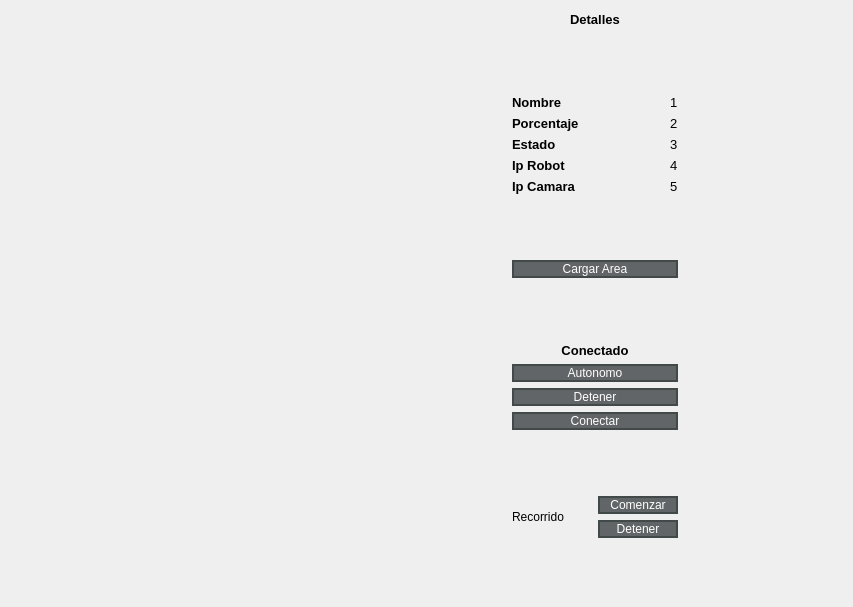
<?xml version="1.0" encoding="UTF-8"?>
<ui version="4.0">
 <class>MainWindow</class>
 <widget class="QMainWindow" name="MainWindow">
  <property name="geometry">
   <rect>
    <x>0</x>
    <y>0</y>
    <width>853</width>
    <height>607</height>
   </rect>
  </property>
  <property name="sizePolicy">
   <sizepolicy hsizetype="Preferred" vsizetype="Preferred">
    <horstretch>0</horstretch>
    <verstretch>0</verstretch>
   </sizepolicy>
  </property>
  <property name="windowTitle">
   <string>MainWindow</string>
  </property>
  <property name="styleSheet">
   <string notr="true">
QPushButton{
	border-radius:10px;
	background-color: rgb(98, 101, 103); 
	font: 12pt &quot;Arial&quot;;
	color: rgb(255, 255, 255);
	border: 2px solid rgb(66, 73, 73);
}

QPushButton:hover{
	border-radius:10px; 
	font: 12pt &quot;Arial&quot;;
	color: rgb(255, 255, 255);
	border: 2px solid rgb(244, 69, 31);
	background-color: rgb(244, 69, 31);
}</string>
  </property>
  <widget class="QWidget" name="centralwidget">
   <layout class="QGridLayout" name="gridLayout">
    <item row="0" column="0">
     <layout class="QHBoxLayout" name="horizontalLayout_8">
      <item>
       <spacer name="horizontalSpacer_5">
        <property name="orientation">
         <enum>Qt::Horizontal</enum>
        </property>
        <property name="sizeHint" stdset="0">
         <size>
          <width>40</width>
          <height>20</height>
         </size>
        </property>
       </spacer>
      </item>
      <item>
       <layout class="QVBoxLayout" name="verticalLayout_8">
        <item>
         <layout class="QVBoxLayout" name="verticalLayout">
          <item>
           <spacer name="verticalSpacer_2">
            <property name="orientation">
             <enum>Qt::Vertical</enum>
            </property>
            <property name="sizeHint" stdset="0">
             <size>
              <width>20</width>
              <height>40</height>
             </size>
            </property>
           </spacer>
          </item>
          <item>
           <layout class="QHBoxLayout" name="horizontalLayout">
            <item>
             <spacer name="horizontalSpacer">
              <property name="orientation">
               <enum>Qt::Horizontal</enum>
              </property>
              <property name="sizeHint" stdset="0">
               <size>
                <width>40</width>
                <height>20</height>
               </size>
              </property>
             </spacer>
            </item>
            <item>
             <widget class="QLabel" name="Camara">
              <property name="text">
               <string/>
              </property>
             </widget>
            </item>
            <item>
             <spacer name="horizontalSpacer_2">
              <property name="orientation">
               <enum>Qt::Horizontal</enum>
              </property>
              <property name="sizeHint" stdset="0">
               <size>
                <width>40</width>
                <height>20</height>
               </size>
              </property>
             </spacer>
            </item>
           </layout>
          </item>
          <item>
           <spacer name="verticalSpacer">
            <property name="orientation">
             <enum>Qt::Vertical</enum>
            </property>
            <property name="sizeHint" stdset="0">
             <size>
              <width>20</width>
              <height>40</height>
             </size>
            </property>
           </spacer>
          </item>
         </layout>
        </item>
        <item>
         <layout class="QVBoxLayout" name="verticalLayout_5">
          <item>
           <spacer name="verticalSpacer_7">
            <property name="orientation">
             <enum>Qt::Vertical</enum>
            </property>
            <property name="sizeHint" stdset="0">
             <size>
              <width>20</width>
              <height>40</height>
             </size>
            </property>
           </spacer>
          </item>
          <item>
           <layout class="QHBoxLayout" name="horizontalLayout_6">
            <item>
             <spacer name="horizontalSpacer_7">
              <property name="orientation">
               <enum>Qt::Horizontal</enum>
              </property>
              <property name="sizeHint" stdset="0">
               <size>
                <width>40</width>
                <height>20</height>
               </size>
              </property>
             </spacer>
            </item>
            <item>
             <widget class="QLabel" name="Mapa">
              <property name="text">
               <string/>
              </property>
             </widget>
            </item>
            <item>
             <spacer name="horizontalSpacer_8">
              <property name="orientation">
               <enum>Qt::Horizontal</enum>
              </property>
              <property name="sizeHint" stdset="0">
               <size>
                <width>40</width>
                <height>20</height>
               </size>
              </property>
             </spacer>
            </item>
           </layout>
          </item>
          <item>
           <spacer name="verticalSpacer_8">
            <property name="orientation">
             <enum>Qt::Vertical</enum>
            </property>
            <property name="sizeHint" stdset="0">
             <size>
              <width>20</width>
              <height>40</height>
             </size>
            </property>
           </spacer>
          </item>
         </layout>
        </item>
       </layout>
      </item>
      <item>
       <spacer name="horizontalSpacer_9">
        <property name="orientation">
         <enum>Qt::Horizontal</enum>
        </property>
        <property name="sizeHint" stdset="0">
         <size>
          <width>40</width>
          <height>20</height>
         </size>
        </property>
       </spacer>
      </item>
      <item>
       <layout class="QVBoxLayout" name="verticalLayout_7">
        <item>
         <layout class="QHBoxLayout" name="horizontalLayout_3">
          <item>
           <spacer name="horizontalSpacer_3">
            <property name="orientation">
             <enum>Qt::Horizontal</enum>
            </property>
            <property name="sizeHint" stdset="0">
             <size>
              <width>40</width>
              <height>20</height>
             </size>
            </property>
           </spacer>
          </item>
          <item>
           <widget class="QLabel" name="Titulo">
            <property name="font">
             <font>
              <pointsize>10</pointsize>
              <weight>75</weight>
              <bold>true</bold>
             </font>
            </property>
            <property name="text">
             <string>Detalles</string>
            </property>
           </widget>
          </item>
          <item>
           <spacer name="horizontalSpacer_4">
            <property name="orientation">
             <enum>Qt::Horizontal</enum>
            </property>
            <property name="sizeHint" stdset="0">
             <size>
              <width>40</width>
              <height>20</height>
             </size>
            </property>
           </spacer>
          </item>
         </layout>
        </item>
        <item>
         <spacer name="verticalSpacer_5">
          <property name="orientation">
           <enum>Qt::Vertical</enum>
          </property>
          <property name="sizeHint" stdset="0">
           <size>
            <width>20</width>
            <height>40</height>
           </size>
          </property>
         </spacer>
        </item>
        <item>
         <layout class="QHBoxLayout" name="horizontalLayout_4">
          <item>
           <layout class="QVBoxLayout" name="verticalLayout_4">
            <item>
             <widget class="QLabel" name="Nombre">
              <property name="font">
               <font>
                <pointsize>10</pointsize>
                <weight>75</weight>
                <bold>true</bold>
               </font>
              </property>
              <property name="text">
               <string>Nombre</string>
              </property>
             </widget>
            </item>
            <item>
             <widget class="QLabel" name="label_2">
              <property name="font">
               <font>
                <pointsize>10</pointsize>
                <weight>75</weight>
                <bold>true</bold>
               </font>
              </property>
              <property name="text">
               <string>Porcentaje</string>
              </property>
             </widget>
            </item>
            <item>
             <widget class="QLabel" name="label_3">
              <property name="font">
               <font>
                <pointsize>10</pointsize>
                <weight>75</weight>
                <bold>true</bold>
               </font>
              </property>
              <property name="text">
               <string>Estado</string>
              </property>
             </widget>
            </item>
            <item>
             <widget class="QLabel" name="label_4">
              <property name="font">
               <font>
                <pointsize>10</pointsize>
                <weight>75</weight>
                <bold>true</bold>
               </font>
              </property>
              <property name="text">
               <string>Ip Robot</string>
              </property>
             </widget>
            </item>
            <item>
             <widget class="QLabel" name="label_5">
              <property name="font">
               <font>
                <pointsize>10</pointsize>
                <weight>75</weight>
                <bold>true</bold>
               </font>
              </property>
              <property name="text">
               <string>Ip Camara</string>
              </property>
             </widget>
            </item>
           </layout>
          </item>
          <item>
           <spacer name="horizontalSpacer_10">
            <property name="orientation">
             <enum>Qt::Horizontal</enum>
            </property>
            <property name="sizeHint" stdset="0">
             <size>
              <width>40</width>
              <height>20</height>
             </size>
            </property>
           </spacer>
          </item>
          <item>
           <layout class="QVBoxLayout" name="verticalLayout_3">
            <item>
             <widget class="QLabel" name="Nombre_2">
              <property name="font">
               <font>
                <pointsize>10</pointsize>
               </font>
              </property>
              <property name="text">
               <string>1</string>
              </property>
             </widget>
            </item>
            <item>
             <widget class="QLabel" name="Porcentaje">
              <property name="font">
               <font>
                <pointsize>10</pointsize>
               </font>
              </property>
              <property name="text">
               <string>2</string>
              </property>
             </widget>
            </item>
            <item>
             <widget class="QLabel" name="Estado">
              <property name="font">
               <font>
                <pointsize>10</pointsize>
               </font>
              </property>
              <property name="text">
               <string>3</string>
              </property>
             </widget>
            </item>
            <item>
             <widget class="QLabel" name="IpRobot">
              <property name="font">
               <font>
                <pointsize>10</pointsize>
               </font>
              </property>
              <property name="text">
               <string>4</string>
              </property>
             </widget>
            </item>
            <item>
             <widget class="QLabel" name="IpCamara">
              <property name="font">
               <font>
                <pointsize>10</pointsize>
               </font>
              </property>
              <property name="text">
               <string>5</string>
              </property>
             </widget>
            </item>
           </layout>
          </item>
         </layout>
        </item>
        <item>
         <spacer name="verticalSpacer_3">
          <property name="orientation">
           <enum>Qt::Vertical</enum>
          </property>
          <property name="sizeHint" stdset="0">
           <size>
            <width>20</width>
            <height>40</height>
           </size>
          </property>
         </spacer>
        </item>
        <item>
         <layout class="QHBoxLayout" name="horizontalLayout_5"/>
        </item>
        <item>
         <widget class="QPushButton" name="cargarArea">
          <property name="text">
           <string>Cargar Area</string>
          </property>
         </widget>
        </item>
        <item>
         <spacer name="verticalSpacer_4">
          <property name="orientation">
           <enum>Qt::Vertical</enum>
          </property>
          <property name="sizeHint" stdset="0">
           <size>
            <width>20</width>
            <height>40</height>
           </size>
          </property>
         </spacer>
        </item>
        <item>
         <widget class="QLabel" name="Modo_2">
          <property name="sizePolicy">
           <sizepolicy hsizetype="Preferred" vsizetype="Preferred">
            <horstretch>0</horstretch>
            <verstretch>0</verstretch>
           </sizepolicy>
          </property>
          <property name="font">
           <font>
            <pointsize>10</pointsize>
            <weight>75</weight>
            <bold>true</bold>
           </font>
          </property>
          <property name="layoutDirection">
           <enum>Qt::LeftToRight</enum>
          </property>
          <property name="text">
           <string>Conectado</string>
          </property>
          <property name="alignment">
           <set>Qt::AlignCenter</set>
          </property>
         </widget>
        </item>
        <item>
         <layout class="QHBoxLayout" name="horizontalLayout_2">
          <item>
           <layout class="QVBoxLayout" name="verticalLayout_2">
            <item>
             <widget class="QPushButton" name="Autonomo">
              <property name="text">
               <string>Autonomo</string>
              </property>
             </widget>
            </item>
            <item>
             <widget class="QPushButton" name="Detener">
              <property name="text">
               <string>Detener</string>
              </property>
             </widget>
            </item>
            <item>
             <widget class="QPushButton" name="Conectar">
              <property name="text">
               <string>Conectar</string>
              </property>
             </widget>
            </item>
           </layout>
          </item>
         </layout>
        </item>
        <item>
         <spacer name="verticalSpacer_6">
          <property name="orientation">
           <enum>Qt::Vertical</enum>
          </property>
          <property name="sizeHint" stdset="0">
           <size>
            <width>20</width>
            <height>40</height>
           </size>
          </property>
         </spacer>
        </item>
        <item>
         <layout class="QHBoxLayout" name="horizontalLayout_7">
          <item>
           <widget class="QLabel" name="label">
            <property name="text">
             <string>Recorrido</string>
            </property>
           </widget>
          </item>
          <item>
           <layout class="QVBoxLayout" name="verticalLayout_9">
            <item>
             <widget class="QPushButton" name="Recorrido_On">
              <property name="text">
               <string>Comenzar</string>
              </property>
             </widget>
            </item>
            <item>
             <widget class="QPushButton" name="Recorrido_Off">
              <property name="text">
               <string>Detener</string>
              </property>
             </widget>
            </item>
           </layout>
          </item>
         </layout>
        </item>
        <item>
         <spacer name="verticalSpacer_9">
          <property name="orientation">
           <enum>Qt::Vertical</enum>
          </property>
          <property name="sizeHint" stdset="0">
           <size>
            <width>20</width>
            <height>40</height>
           </size>
          </property>
         </spacer>
        </item>
       </layout>
      </item>
      <item>
       <spacer name="horizontalSpacer_6">
        <property name="orientation">
         <enum>Qt::Horizontal</enum>
        </property>
        <property name="sizeHint" stdset="0">
         <size>
          <width>40</width>
          <height>20</height>
         </size>
        </property>
       </spacer>
      </item>
     </layout>
    </item>
   </layout>
  </widget>
 </widget>
 <resources/>
 <connections/>
</ui>
